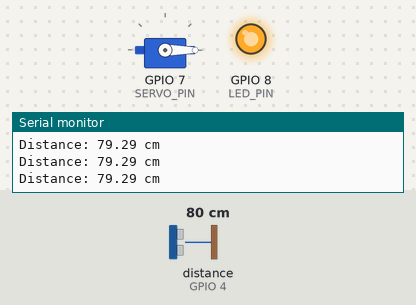
This sketch was run on a simulated ESP32-C3. Parts: servo, output pins drawn as LEDs (lit = HIGH), the last lines printed to the serial monitor. Wiring (inferred from the names in the program): ultrasonic range finder: trigger GPIO 3; echo GPIO 4. Inputs (shaded band) come from the test bench; at power-on: distance to the obstacle (sensor on GPIO 4) 80 cm. The echo pulse lasts 58.3 µs per cm; pins used as bus, display or sensor lines are not drawn.

Above: at 1.2 s.
1.3 s: distance to the obstacle (sensor on GPIO 4) set to 18 cm
2.8 s: distance to the obstacle (sensor on GPIO 4) set to 13 cm
At 4.0 s:
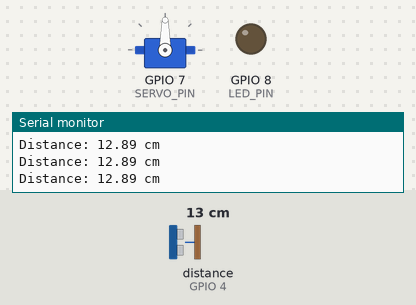
4.3 s: distance to the obstacle (sensor on GPIO 4) set to 35 cm
At 5.0 s:
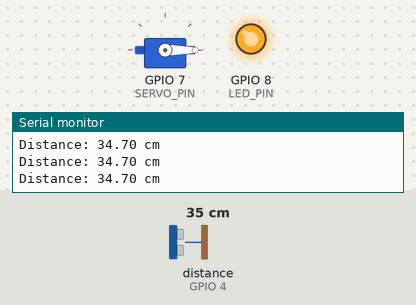
5.8 s: distance to the obstacle (sensor on GPIO 4) set to 2 cm
At 7.1 s:
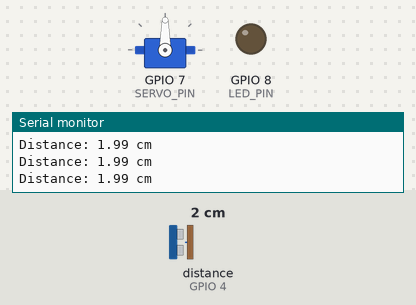
Timing chart, 0 to 8.3 s (numbered marks = the images above; inputs shaded):
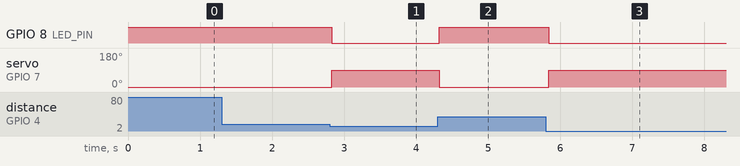

The sketch:

esp32c3_sensorservo.ino
```cpp
/*
  DM3014 Interactive Devices, Ashley Hi 2026
  Week 8 - Microcontrollers & Sensors
  ESP32-C3 Sensor Servo Example
  When distance is less than 15cm, ultrasonic sensor triggers servo and built-in LED.
  Additional Components: Servo Motor, HC-SR04 Sensor
*/

// ====== Reference Libraries ======
#include <ESP32Servo.h>

// ====== Set Servo ======
#define SERVO_PIN 7

// ====== Set HC-SR04 Sensor ======
#define TRIG_PIN  3
#define ECHO_PIN  4
#define DISTANCE_THRESHOLD  15 // *** edit the sensor trigger distance here (in cm)

// ====== Set Built-in LED ======
#define LED_PIN 8

// ====== Create Servo Objects ======
Servo servo;

// ====== Sensor Variables ======
float duration_us, distance_cm;

void setup() {
  // ====== Setup Serial Monitor ======
  Serial.begin(115200);

  // ====== Setup Sensor / Servo / LED ======
  pinMode(TRIG_PIN, OUTPUT);
  pinMode(ECHO_PIN, INPUT);
  pinMode(LED_PIN, OUTPUT);

  // LED off at start
  digitalWrite(LED_PIN, HIGH);

  ESP32PWM::allocateTimer(0);
  ESP32PWM::allocateTimer(1);
  ESP32PWM::allocateTimer(2);
  ESP32PWM::allocateTimer(3);

  servo.setPeriodHertz(50);
  servo.attach(SERVO_PIN, 500, 2000);
  servo.write(0);
}

void loop() {
  // ====== Sensor / Servo / LED Output ======
  digitalWrite(TRIG_PIN, LOW);
  delayMicroseconds(2);

  digitalWrite(TRIG_PIN, HIGH);
  delayMicroseconds(10);
  digitalWrite(TRIG_PIN, LOW);

  duration_us = pulseIn(ECHO_PIN, HIGH, 30000);

  if (duration_us > 0) {
    distance_cm = 0.017 * duration_us;
  } else {
    distance_cm = 999;
  }

  if (distance_cm < DISTANCE_THRESHOLD) {
    servo.write(90);
    digitalWrite(LED_PIN, LOW);   // LED ON
  } else {
    servo.write(0);
    digitalWrite(LED_PIN, HIGH);  // LED OFF
  }

  // ====== Serial Output ======
  Serial.print("Distance: ");
  Serial.print(distance_cm);
  Serial.println(" cm");

  delay(50);
}
```

Measured:
- the behaviour switches between 16 and 15 cm on distance to the obstacle (sensor on GPIO 4) (found by bisection; images 0 and 1)
- after the input at 2.8 s, GPIO 8 (LED_PIN): HIGH → LOW at once; servo on GPIO 7 (SERVO_PIN): 0° → 90° at once
- after the input at 4.3 s, GPIO 8 (LED_PIN): LOW → HIGH at once; servo on GPIO 7 (SERVO_PIN): 90° → 0° at once
- after the input at 5.8 s, GPIO 8 (LED_PIN): HIGH → LOW at once; servo on GPIO 7 (SERVO_PIN): 0° → 90° at once
